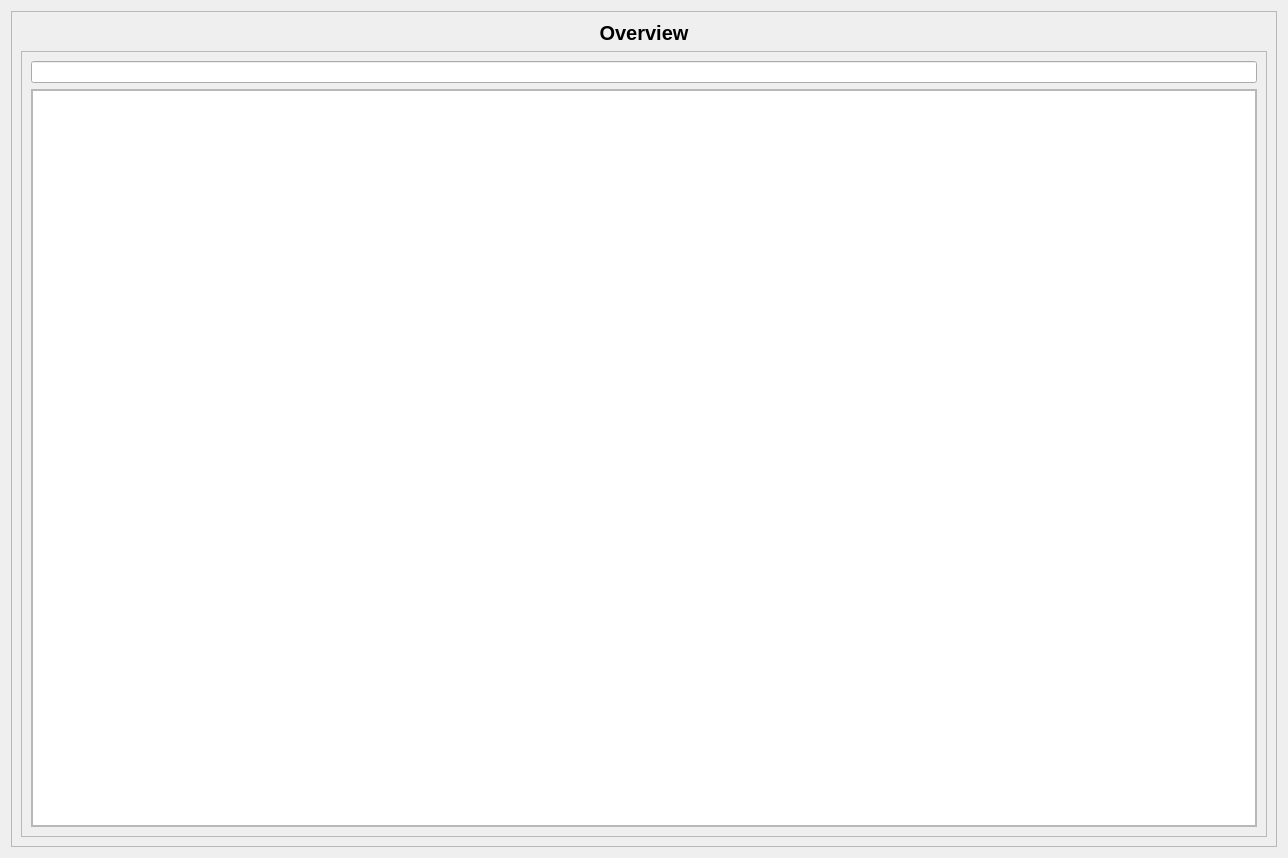
<?xml version="1.0" encoding="UTF-8"?>
<ui version="4.0">
 <class>Form</class>
 <widget class="QWidget" name="Form">
  <property name="geometry">
   <rect>
    <x>0</x>
    <y>0</y>
    <width>1288</width>
    <height>858</height>
   </rect>
  </property>
  <property name="windowTitle">
   <string>Form</string>
  </property>
  <layout class="QGridLayout" name="gridLayout_2">
   <item row="0" column="0">
    <widget class="QFrame" name="frame_2">
     <property name="frameShape">
      <enum>QFrame::StyledPanel</enum>
     </property>
     <property name="frameShadow">
      <enum>QFrame::Raised</enum>
     </property>
     <layout class="QGridLayout" name="gridLayout_4">
      <item row="0" column="0">
       <widget class="QLabel" name="lbl_title">
        <property name="font">
         <font>
          <pointsize>15</pointsize>
          <weight>75</weight>
          <bold>true</bold>
         </font>
        </property>
        <property name="text">
         <string>Overview</string>
        </property>
        <property name="alignment">
         <set>Qt::AlignCenter</set>
        </property>
       </widget>
      </item>
      <item row="1" column="0">
       <widget class="QFrame" name="frame">
        <property name="frameShape">
         <enum>QFrame::StyledPanel</enum>
        </property>
        <property name="frameShadow">
         <enum>QFrame::Raised</enum>
        </property>
        <layout class="QGridLayout" name="gridLayout">
         <item row="0" column="0">
          <widget class="QLineEdit" name="tfFilter"/>
         </item>
         <item row="1" column="0">
          <widget class="QScrollArea" name="scrollArea">
           <property name="widgetResizable">
            <bool>true</bool>
           </property>
           <widget class="QWidget" name="scrollAreaWidgetContents">
            <property name="geometry">
             <rect>
              <x>0</x>
              <y>0</y>
              <width>1240</width>
              <height>734</height>
             </rect>
            </property>
            <layout class="QGridLayout" name="gridLayout_3">
             <property name="leftMargin">
              <number>0</number>
             </property>
             <property name="topMargin">
              <number>0</number>
             </property>
             <property name="rightMargin">
              <number>0</number>
             </property>
             <property name="bottomMargin">
              <number>0</number>
             </property>
             <item row="0" column="0">
              <widget class="QTableWidget" name="boosterTableWidget"/>
             </item>
            </layout>
           </widget>
          </widget>
         </item>
        </layout>
       </widget>
      </item>
     </layout>
    </widget>
   </item>
  </layout>
 </widget>
 <resources>
  <include location="../images/imgs.qrc"/>
 </resources>
 <connections/>
</ui>
